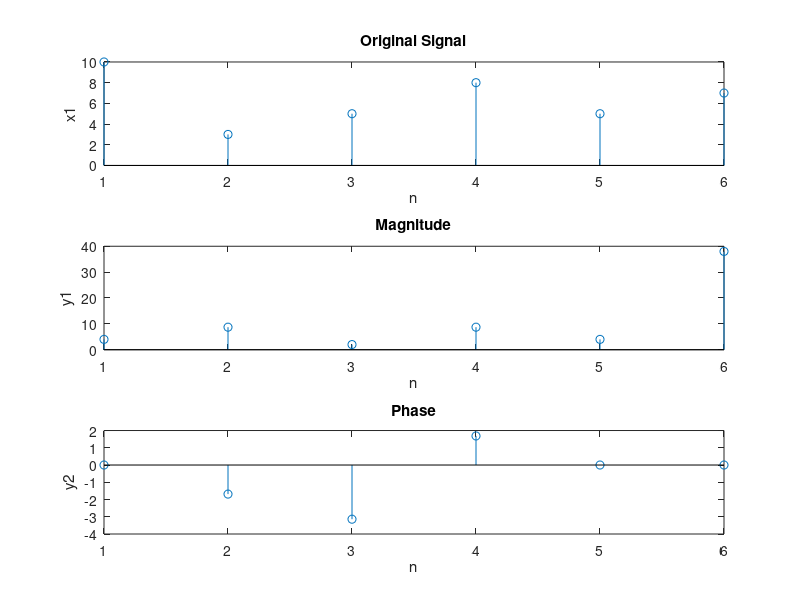

Reproduce this figure in MATLAB.
%matlab code to comute dft  of a sequence without using matlab inbuilt
%function
clear all;
close all;
clc;

x1=[10 3 5 8 5 7];

j^2==-1;
N=length(x1);
n=1:1:N;
y=[];
for k=1:N
    y(k)=0;
    for p=1:N
        y(k)=y(k)+x1(p)*exp(-1i*2*pi*k*p/N);
    end
end
y1=abs(y);
y2=angle(y);
subplot(3,1,1)
stem(n,x1);
xlabel('n');
ylabel('x1');
title('Original Signal')
subplot(3,1,2)
stem(n,y1);
xlabel('n');
ylabel('y1');
title('Magnitude')
subplot(3,1,3)
stem(n,y2);
xlabel('n');
ylabel('y2');
title('Phase')
        
        